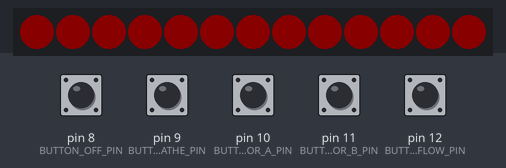
A sketch run on a simulated Arduino Uno, built with avr-gcc and run on an emulated ATmega328P. On the bench: 13 RGB LEDs in strip order, left to right. The inputs (shaded band) are chosen by the test bench; at power-on: pin 8 (BUTTON_OFF_PIN), pin 9 (BUTTON_BREATHE_PIN), pin 10 (BUTTON_COLOR_A_PIN), pin 11 (BUTTON_COLOR_B_PIN), pin 12 (BUTTON_FLOW_PIN) HIGH. Dim RGB values are drawn brighter than linear.

Above: at 1.2 s.
1.3 s: pin 12 (BUTTON_FLOW_PIN) pulled LOW for 0.15 s
At 2.41 s:
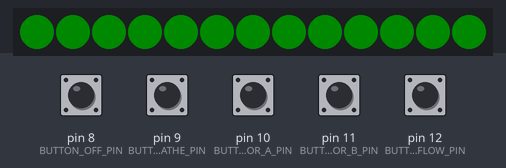
3.2 s: pin 8 (BUTTON_OFF_PIN) pulled LOW for 0.15 s
At 4.5 s:
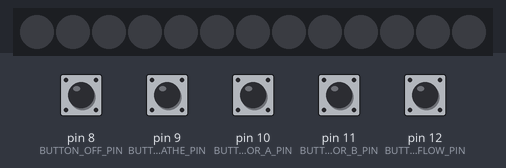
4.8 s: pin 9 (BUTTON_BREATHE_PIN) pulled LOW for 0.15 s
At 5.1 s:
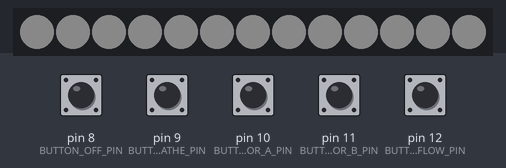
6.9 s: pin 12 (BUTTON_FLOW_PIN) pulled LOW for 0.15 s
At 8.41 s:
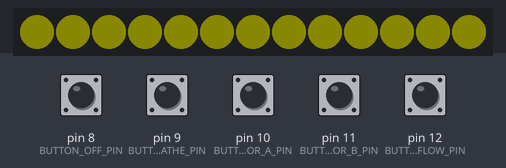
9.4 s: pin 11 (BUTTON_COLOR_B_PIN) pulled LOW for 0.15 s
11.0 s: pin 12 (BUTTON_FLOW_PIN) pulled LOW for 0.15 s
At 12.01 s:
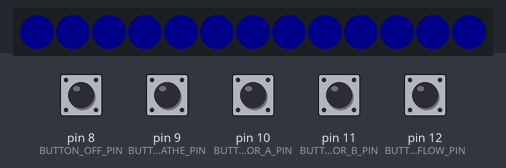

The sketch:

four_point_o.ino
```cpp
#include <Adafruit_NeoPixel.h>

#include "modes.h"
#include "mode_master.h"
#include "resources.h"

void setup() {
  setup_resources();
}

void loop() {
  loop_resources();
}
```

button.cpp
```cpp
#include <Arduino.h>
#include "button.h"

Button::Button(uint8_t pin, callback_t button_press, callback_t button_longpress, callback_t button_down, callback_t button_up) :
  pin(pin), press_callback_triggered(false), millis_down(0), callback_button_down(button_down), callback_button_up(button_up), callback_button_press(button_press), callback_button_longpress(button_longpress) {
}
void Button::setup() {
  pinMode(pin, INPUT_PULLUP);
}

void Button::loop() {
  int pin_state = digitalRead(pin);
  if (millis_down == 0) { // the button was up before
    if (pin_state == LOW) { // we have a push down
      millis_down = millis();
      if (callback_button_down != NULL)
        callback_button_down(pin);
      press_callback_triggered = false;
    }
  } else { // button was down before
    if (pin_state == HIGH) { // we have a release
      if (callback_button_up != NULL)
        callback_button_up(pin);
      if (!press_callback_triggered) {
        if (callback_button_press != NULL)
          callback_button_press(pin);
        press_callback_triggered = true;
      }
      millis_down = 0;
    } else { // we are still pressing
      if (millis() >= (millis_down+BUTTON_LONGPRESS_DURATION)) { // we have a long press
        if (callback_button_longpress != NULL)
          callback_button_longpress(pin);
        press_callback_triggered = true;
      }
    }
  }
}
```

button.h
```cpp
#define BUTTON_LONGPRESS_DURATION 500 // ms

typedef void (*callback_t)(uint8_t button_pin);

class Button {
  public:
    Button(uint8_t pin, callback_t button_press, callback_t button_longpress=NULL, callback_t button_down=NULL, callback_t button_up=NULL);
    void setup();
    void loop();

  protected:
    unsigned long millis_down; // when did it go down? 0 if the button is up
    bool press_callback_triggered; // if a down action was deteced, we need to keep track if we already called the callback
    const callback_t callback_button_down;
    const callback_t callback_button_up;
    const callback_t callback_button_press;
    const callback_t callback_button_longpress;
    const uint8_t pin;
};
```

mode_master.cpp
```cpp
#include <Arduino.h>
#include "mode_master.h"
#include "resources.h"

ModeMaster::ModeMaster(Mode* initial_mode) : initial_mode(initial_mode) {
}

ModeMaster::~ModeMaster() {
}

void ModeMaster::loop() {
  if (current_mode == NULL) {
      setModeUnlessNull(initial_mode);
  }
  setModeUnlessNull(current_mode->loop());
}

void ModeMaster::setModeUnlessNull(Mode* mode) {
  if (mode != NULL) {
    if (current_mode != NULL) {
      current_mode->leave();
    }
    current_mode = mode;
    current_mode->enter();
  }
}
```

mode_master.h
```cpp
#ifndef MODE_MASTER_H
#define MODE_MASTER_H
#include "modes.h"


class ModeMaster {
   public:
     ModeMaster(Mode* initial_mode);
     ~ModeMaster();
     void setModeUnlessNull(Mode* mode);
     void loop();

     Mode* initial_mode;
     Mode* current_mode;
};

#endif
```

modes.cpp
```cpp
#include <Arduino.h>
#include "resources.h"
#include "modes.h"

Mode::Mode() {
}

extern MOff m_off = MOff();
extern MBreathe m_breathe = MBreathe();
extern MFlow m_flow = MFlow();
extern MColor m_color_a = MColor(strip.Color(255,0,0));
extern MColor m_color_b = MColor(strip.Color(0,255,0));

void fill_all(uint32_t color) {
  for (uint8_t i=0; i < LED_COUNT; i++) {
    strip.setPixelColor(i, color);
  }
  strip.show();
}

void MOff::enter() {
  fill_all(strip.Color(0, 0, 0));
  strip.show();
}

Mode* MBreathe::loop() {
  float t = (millis() % (uint16_t)(BREATHE_DURATION)) / (float)BREATHE_DURATION;
  uint8_t component = 255 * (pow(EULER, sin(2*PI*t)) - 0.35) / (EULER - 0.35);
  // float percent = sin(PI*t);
  fill_all(strip.Color(component, component, component));
  strip.show();
  return NULL;
}

// converts a HSV to RGB values. For optimization we assume full S and full V.
// hue is between 0.0 and 1.0.
// for conversion for:
// - http://www.rapidtables.com/convert/color/hsv-to-rgb.htm
// - http://en.wikipedia.org/wiki/HSL_and_HSV#From_HSV
uint32_t hue_to_rgb(uint16_t hue) {
  // uint8_t h = hue / 60;
  // float x = 1 - abs(fmod(hue / 60.0, 2.0) - 1);
  // uint8_t xi = x * 255;

  uint8_t h = hue / 60;
  uint16_t x = 255*(1 - abs(fmod(hue / 60.0, 2.0) - 1));

  switch (h) {
    case 0:  return strip.Color(255,   x,   0);
    case 1:  return strip.Color(  x, 255,  0);
    case 2:  return strip.Color(  0, 255,  x);
    case 3:  return strip.Color(  0,   x, 255);
    case 4:  return strip.Color(  x,   0, 255);
    default: return strip.Color(255,   0,  x);
  }
}

Mode* MFlow::loop() {
  fill_all(hue_to_rgb((millis() / FLOW_SPEED_DIVISOR % 360)));
  strip.show();
  return NULL;
}

void MColor::enter() {
  fill_all(color);
  strip.show();
}
```

modes.h
```cpp
#ifndef MODES_H
#define MODES_H

class Mode {
  public:
    Mode();
    // if loop returns a Mode, the mode will be set by ModeMaster after completing this call.
    virtual Mode* loop() { return NULL; };
    // called when the sketch initializes
    virtual void init() {};
    // called when the state is entered
    virtual void enter() {};
    // called when the state is left
    virtual void leave() {};
};

class MOff : public Mode {
  public:
    MOff() : Mode() { };
    void enter();
};
extern MOff m_off;

class MBreathe : public Mode {
  public:
    MBreathe() : Mode() { };
    virtual Mode* loop();
};
extern MBreathe m_breathe;

class MFlow : public Mode {
  public:
    MFlow() : Mode() { };
    virtual Mode* loop();
};
extern MFlow m_flow;

class MColor : public Mode {
  public:
    MColor(uint32_t color) : Mode(), color(color) { };
    void enter();
    uint32_t color;
};
extern MColor m_color_a;
extern MColor m_color_b;

#endif
```

resources.cpp
```cpp
#include "resources.h"

void button_press(uint8_t pin) {
  switch (pin) {
    case BUTTON_OFF_PIN:
      mode_master.setModeUnlessNull(&m_off);
      break;
    case BUTTON_BREATHE_PIN:
      mode_master.setModeUnlessNull(&m_breathe);
      break;
      case BUTTON_COLOR_A_PIN:
      mode_master.setModeUnlessNull(&m_color_a);
      break;
    case BUTTON_COLOR_B_PIN:
      mode_master.setModeUnlessNull(&m_color_b);
      break;
    case BUTTON_FLOW_PIN:
      mode_master.setModeUnlessNull(&m_flow);
      break;
  }
}

ModeMaster mode_master = ModeMaster(&m_color_a);
Adafruit_NeoPixel strip = Adafruit_NeoPixel(LED_COUNT, LED_PIN, NEO_GRB + NEO_KHZ800);
Button button_off =     Button(BUTTON_OFF_PIN, button_press);
Button button_breathe = Button(BUTTON_BREATHE_PIN, button_press);
Button button_color_a = Button(BUTTON_COLOR_A_PIN, button_press);
Button button_color_b = Button(BUTTON_COLOR_B_PIN, button_press);
Button button_flow =    Button(BUTTON_FLOW_PIN, button_press);

void setup_resources() {
  Serial.begin(9600);
  // LEDs
  strip.begin();
  strip.setBrightness(BRIGHTNESS);
  strip.show();

  button_off.setup();
  button_breathe.setup();;
  button_color_a.setup();
  button_color_b.setup();
  button_flow.setup();
}
void loop_resources() {
  mode_master.loop();
  button_off.loop();
  button_breathe.loop();
  button_color_a.loop();
  button_color_b.loop();
  button_flow.loop();
}
```

resources.h
```cpp
#ifndef RESOURCES_H
#define RESOURCES_H

#include <Adafruit_NeoPixel.h>
#include "button.h"
#include "mode_master.h"

#define LED_PIN 6
#define LED_COUNT 13 // number of LEDs
#define BRIGHTNESS 10 // max is 255 (but do not power via the Arduino PINs only)

#define EULER 2.7182818284
#define PI 3.14159265359

#define BREATHE_DURATION 4000 // ms
#define FLOW_SPEED_DIVISOR 20 // higher value means slower

#define BUTTON_OFF_PIN 8
#define BUTTON_BREATHE_PIN 9
#define BUTTON_COLOR_A_PIN 10
#define BUTTON_COLOR_B_PIN 11
#define BUTTON_FLOW_PIN 12

extern ModeMaster mode_master;
extern Adafruit_NeoPixel strip;
extern Button button_breathe;

void setup_resources();
void loop_resources();

#endif
```

Measured:
- after the input at 1.3 s, the LEDs: first change after 0.15 s (image 1 shows a later state)
- after the input at 3.2 s, the LEDs: first differ from a run without the input after 0.15 s (image 2)
- after the input at 4.8 s, the LEDs: change after 0.15 s (image 3)
- after the input at 6.9 s, the LEDs: first change after 0.15 s (image 4 shows a later state)
- after the input at 11.0 s, the LEDs: first change after 0.15 s (image 5 shows a later state)
